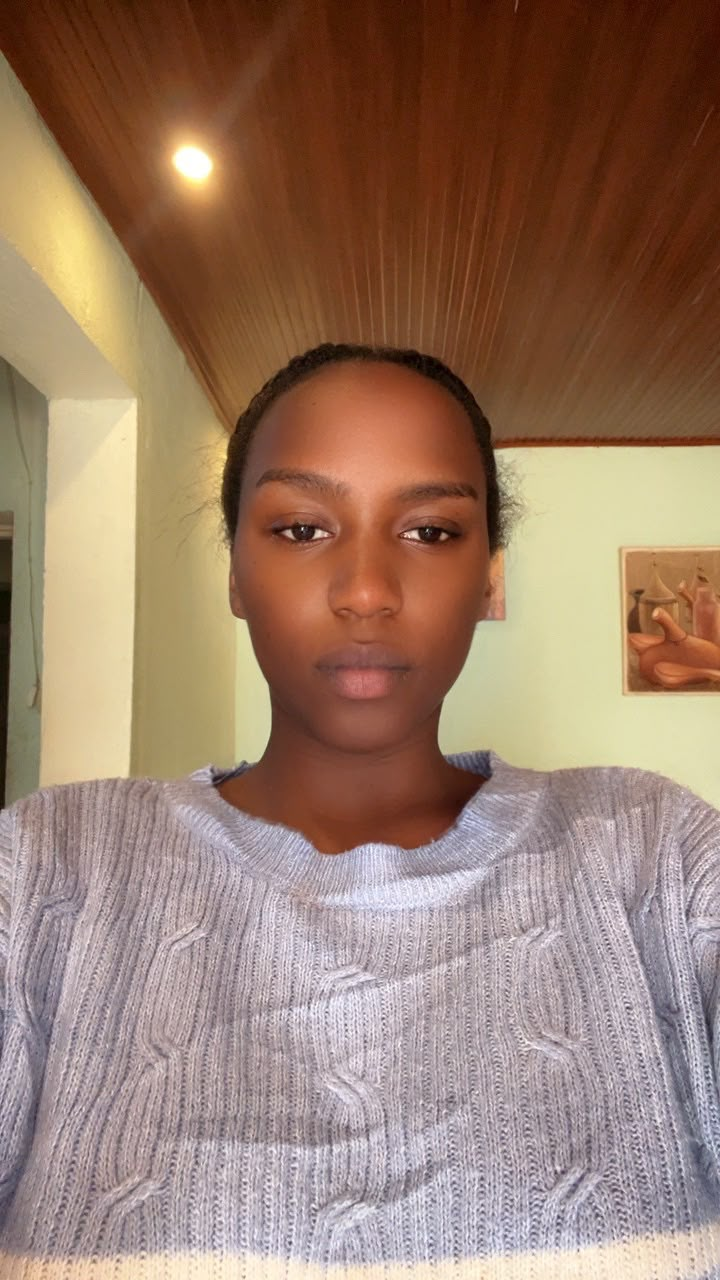
#> input picture images/member_01/member_01_neutral.jpg, 720 x 1280 px
$ python -i image_utils.py   (imports and definitions only)
#> lines starting #> are read from the running program, lines starting #| are printed output that depends on the picture; after the words box and inside, x2 and y2 are one past the last pixel; in counts of white or black regions, pixels touching at a corner belong together
"""
image_utils.py - everything image-related for the facial recognition gate.

Commands (run from the repo root):
  python src/image_utils.py setup --members alice bob carol david
      -> creates data/images/<member>/ folders + image_paths.csv (where each photo goes)
  python src/image_utils.py check
      -> confirms every expected photo is present and readable
  python src/image_utils.py train
      -> builds data/image_features.csv and models/face_model.pkl from the real photos
  python src/image_utils.py predict path/to/face.jpg
      -> recognised member, or ACCESS DENIED

Used by app.py:  from src.image_utils import predict_face
"""

import argparse
import os
import pickle
import sys
from pathlib import Path

import cv2
import matplotlib
import numpy as np
import pandas as pd
from skimage.feature import hog, local_binary_pattern
from sklearn.decomposition import PCA
from sklearn.ensemble import RandomForestClassifier
from sklearn.linear_model import LogisticRegression
from sklearn.metrics import accuracy_score, classification_report, f1_score, log_loss
from sklearn.neighbors import NearestNeighbors
from sklearn.pipeline import Pipeline
from sklearn.preprocessing import StandardScaler

# ---- Paths (relative to the repo root, so it works from src/, notebooks/ or app.py) ----
ROOT = Path(__file__).resolve().parents[1]
IMAGE_DIR = ROOT / "images"                     # images/member_01/member_01_neutral.jpg
UNKNOWN_DIR = IMAGE_DIR / "unknown"
MANIFEST = ROOT / "data" / "image_paths.csv"
FEATURES_CSV = ROOT / "data" / "image_features.csv"
MODEL_PKL = ROOT / "models" / "face_model.pkl"
FIGURES = ROOT / "outputs" / "figures"
FACE_BOXES = ROOT / "data" / "face_boxes.csv"   # optional manual boxes: filename,x,y,w,h

EXPRESSIONS = ["neutral", "smile", "surprised"]
VALID_EXT = {".jpg", ".jpeg", ".png"}
IMG_SIZE = (128, 128)
SEED = 42
META_COLS = ["member", "expression", "augmentation", "source_image"]


# ---- Setup & checks ------------------------------------------------------------
# [29 lines left out: functions setup, check, not called in this run]


# ---- Loading & face cropping -----------------------------------------------------
def _load_cascades():
    """Two Haar detectors; the second (alt2) catches faces the default one misses."""
    try:
        return [cv2.CascadeClassifier(os.path.join(cv2.data.haarcascades, f))
                for f in ("haarcascade_frontalface_default.xml", "haarcascade_frontalface_alt2.xml")]
    except AttributeError:   # OpenCV 5 dropped it: pip install "opencv-python<5"
        print("[WARN] Face detector unavailable - using upper-centre crop.")
        return []


_CASCADES = _load_cascades()


def _skin_fraction(img, box):
    """Share of skin-coloured pixels (YCrCb rule) in the centre of a box; rejects
    false detections on clothing patterns or backgrounds."""
    x, y, w, h = box
    roi = img[y + h // 4:y + 3 * h // 4, x + w // 4:x + 3 * w // 4]
    ycc = cv2.cvtColor(roi, cv2.COLOR_RGB2YCrCb)
    mask = cv2.inRange(ycc, (0, 133, 77), (255, 180, 135))
    return mask.mean() / 255


def detect_face(img):
    """Largest plausible face box (x, y, w, h) or None. Tries strict settings first, then looser ones."""
    gray = cv2.equalizeHist(cv2.cvtColor(img, cv2.COLOR_RGB2GRAY))
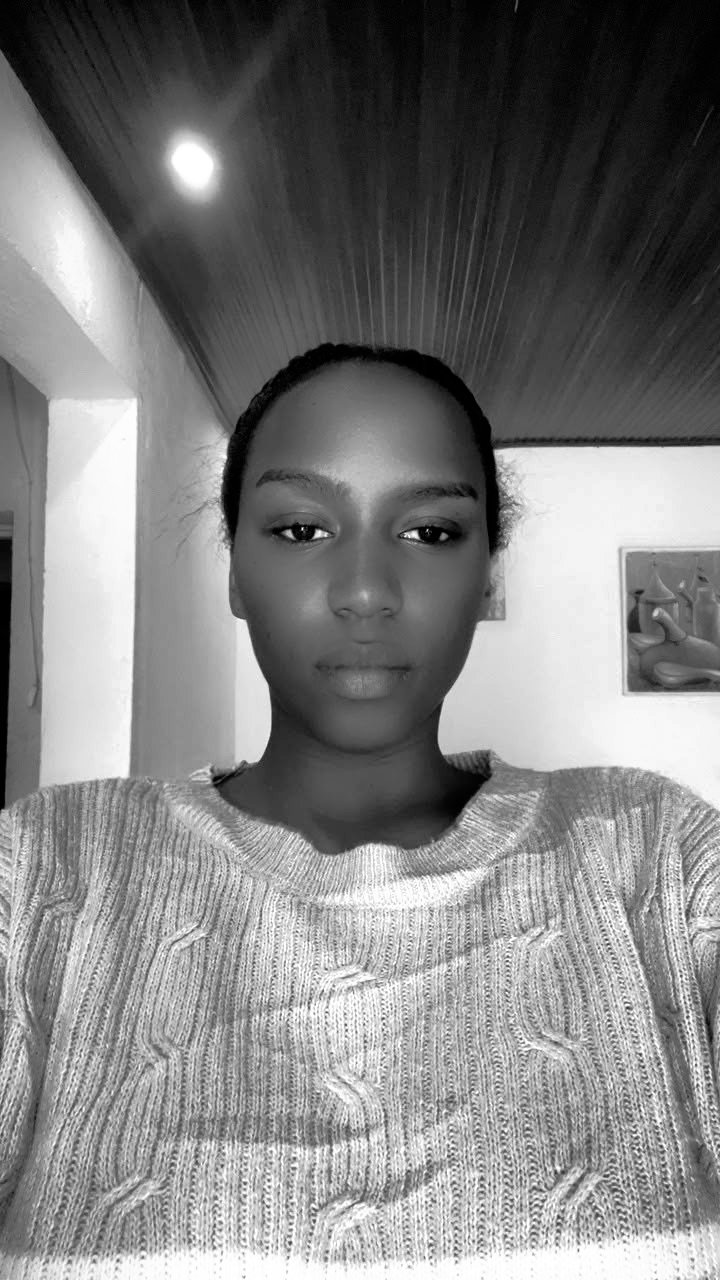
#> gray: shape (1280, 720); min 0, max 255, mean 128.2
    min_side = max(40, min(gray.shape) // 10)
#> min_side = 72
    for scale, neighbours in ((1.1, 5), (1.05, 3)):
        for cascade in _CASCADES:
            faces = cascade.detectMultiScale(gray, scaleFactor=scale, minNeighbors=neighbours,
                                             minSize=(min_side, min_side))
            faces = [f for f in faces if _skin_fraction(img, f) > 0.3]
            if faces:
                return max(faces, key=lambda f: f[2] * f[3])
#> this loop made 1 pass
#> pass 1, in _skin_fraction, `roi = img[y + h // 4:y + 3 * h // 4, x + w // 4:x + 3 * w // 4]`:
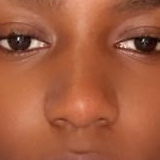
#> roi: shape (160, 160, 3); mean R, G, B 165, 93.8, 64.5
#> pass 1, in _skin_fraction, `mask = cv2.inRange(ycc, (0, 133, 77), (255, 180, 135))`:
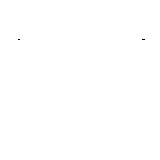
#> mask: shape (160, 160); 100% white; black in thin lines or dots, all inside (x1, y1, x2, y2) = (18, 39, 145, 40)
    return None


# [23 lines left out: functions load_manual_boxes, load_records, not called in this run]


def crop_face(img, box=None):
    box = box if box is not None else detect_face(img)
#> box = [204, 410, 320, 320]
    if box is not None:
        x, y, w, h = box
#> x = 204; y = 410; w = 320; h = 320
        pad = int(0.15 * w)
#> pad = 48
        img = img[max(y - pad, 0):y + h + pad, max(x - pad, 0):x + w + pad]
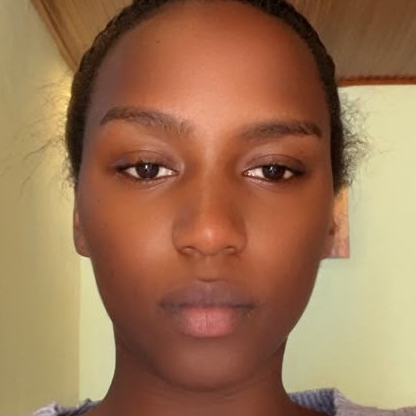
#> img: shape (416, 416, 3); mean R, G, B 156.8, 116.4, 84
    else:   # fallback: in portraits the face is usually in the upper-centre
        h, w = img.shape[:2]; s = int(min(h, w) * 0.5)
        y0 = int(h * 0.1); x0 = (w - s) // 2
        img = img[y0:y0 + s, x0:x0 + s]
    return cv2.resize(img, IMG_SIZE)
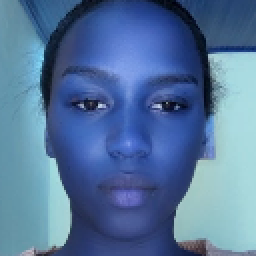
#> returned value: shape (128, 128, 3) (shown 2 times larger); mean of channels 0, 1, 2 156.7, 116.4, 83.9; drawn as B, G, R


# ---- Augmentation ----------------------------------------------------------------
# [142 lines left out: functions augment, extract_features, feature_names, build_features, _models, _nn_dist and 2 more, not called in this run]


# [17 lines not run here, left out]

>>> import cv2
>>> picture = cv2.cvtColor(cv2.imread('../images/member_01/member_01_neutral.jpg'), cv2.COLOR_BGR2RGB)
>>> result = crop_face(picture)

$ run again, on images/member_02/member_02_surprised.jpg
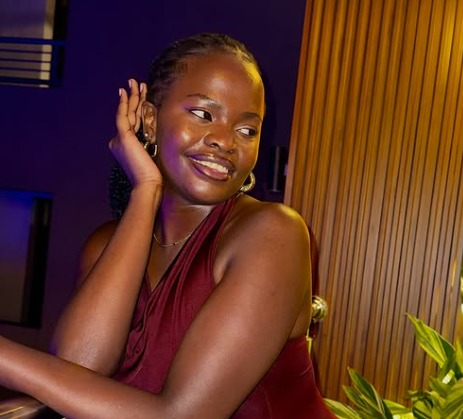
#> input picture images/member_02/member_02_surprised.jpg, 463 x 419 px
#> the loop in detect_face, `for scale, neighbours in ((1.1, 5), (1.05, 3)):` made 1 pass
#> pass 1, in _skin_fraction, `mask = cv2.inRange(ycc, (0, 133, 77), (255, 180, 135))`:
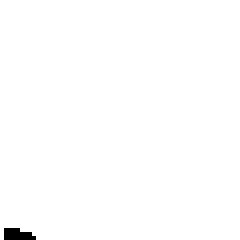
#> mask: shape (60, 60) (shown 4 times larger); 99.5% white; 1 black region (1 under 20 px)
#> box = [161, 68, 120, 120]
#> x = 161; y = 68; w = 120
#> pad = 18
#> in crop_face, `return cv2.resize(img, IMG_SIZE)`:
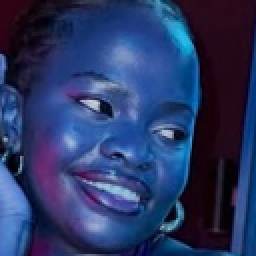
#> returned value: shape (128, 128, 3) (shown 2 times larger); mean of channels 0, 1, 2 102.1, 56.2, 41.3; drawn as B, G, R
